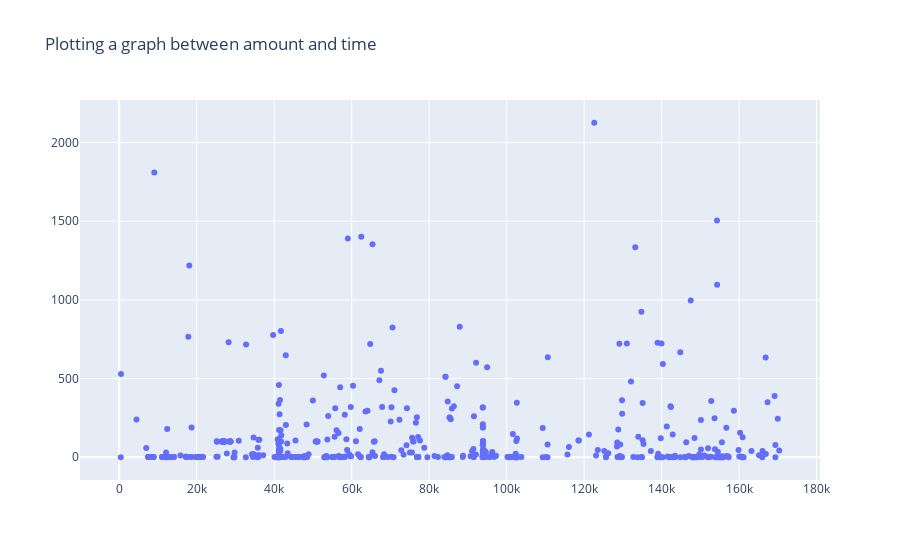

The cell this chart's notebook holds for it:
### Code cell
init_notebook_mode(connected=True)
plotly.offline.init_notebook_mode(connected=True)

diag = go.Scatter(
    x = df[df['Class']==1].Time,
    y = df[df['Class']==1].Amount,
    mode = 'markers'
)

plotly.offline.iplot({
    "data": [diag],
    "layout": go.Layout(title="Plotting a graph between amount and time")
})

### Figure 1 — Plotly figure (JSON) as saved in the notebook; plotly's stock layout.template omitted (floating-point values rounded to 4 significant figures; data arrays with more than 128 entries replaced by an {"elided": "..."} marker saying what was removed)
{"data": [{"mode": "markers", "type": "scatter", "x": {"elided": "492 int values"}, "y": {"elided": "492 float values"}}], "layout": {"title": {"text": "Plotting a graph between amount and time"}}}
